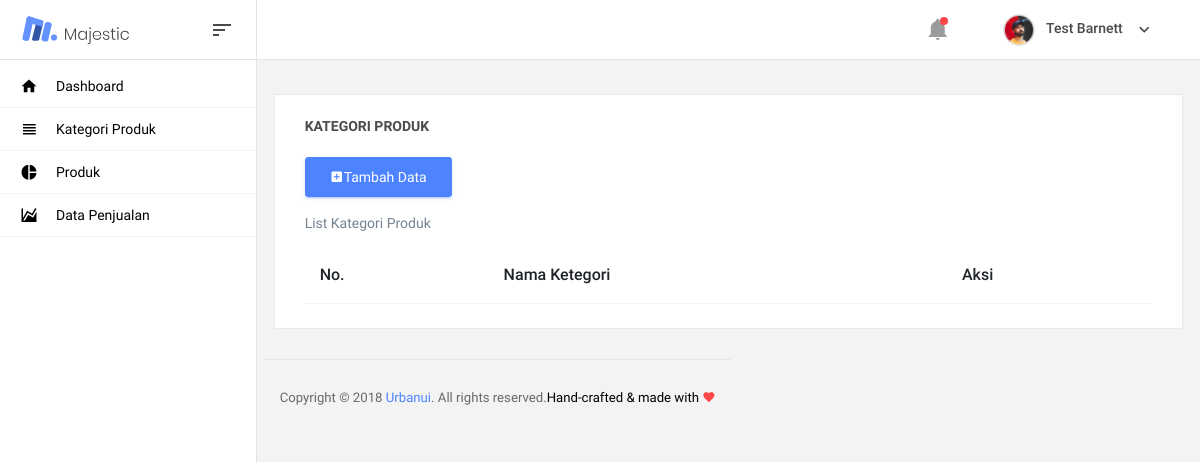
Before: /index.php/kategori with the older database file.
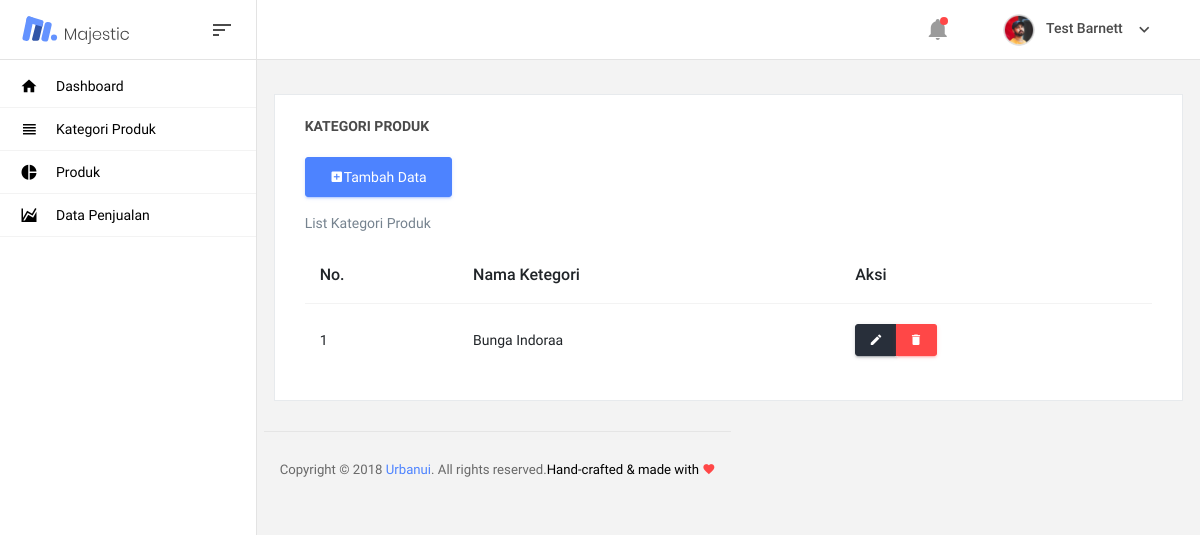
After: the same page with the newer database file.
### tables this page shows
CREATE TABLE `tb_kategori_produk` (
  `id_kategori` int(5) NOT NULL,
  `nama_kategori` varchar(100) NOT NULL
);

### application/controllers/Kategori.php (called while the page is built, shortened)
<?php
class Kategori extends CI_Controller
{
    public function __construct()
    {
        $this->load->helper('url', 'form');
        $this->load->model('mdl_kategori');
        $this->load->library('form_validation');
        $this->load->database();
    }
    public function index()
    {
        $paket['array'] = $this->mdl_kategori->ambildata();
        $this->load->view('kategori_produk', $paket);
    }
}

### index.php (called while the page is built, shortened)
<?php
require_once BASEPATH.'core/CodeIgniter.php';

### application/models/Mdl_kategori.php (called while the page is built, shortened)
<?php
class Mdl_kategori extends CI_Model
{
	public function ambildata()
	{
		$query = $this->db->query("SELECT * FROM tb_kategori_produk");
		return $query->result_array();
	}
}

### application/views/kategori_produk.php (the view)
<div class="container-scroller">
    <?php $this->load->view('header') ?>
    <div class="container-fluid page-body-wrapper">
        <?php $this->load->view('sidebar') ?>
        <div class="main-panel">
            <div class="content-wrapper">
                <div class="row">
                    <div class="col-lg-12 grid-margin stretch-card">
                        <div class="card">
                            <div class="card-body">
                                <h4 class="card-title">Kategori Produk</h4>
                                <a href="<?php echo base_url('Kategori/tambahdata') ?>" class="btn btn-primary mdi mdi-plus-box" style="margin-bottom: 16px;">Tambah Data</a>
                                <p class="card-description">
                                    List Kategori Produk
                                </p>
                                <div class="table-responsive">
                                    <table class="table">
                                        <thead>
                                            <tr>
                                                <th>No.</th>
                                                <th>Nama Ketegori</th>
                                                <th>Aksi</th>
                                            </tr>
                                        </thead>
                                        <tbody>
                                            <tr>
                                                <?php $no = 1;
                                                foreach ($array as $key) { ?>
                                                    <td><?php echo $no++ ?></td>
                                                    <td><?php echo $key['nama_kategori'] ?></td>
                                                    <td>
                                                        <div class="btn-group">
                                                            <a href="<?php echo base_url('Kategori/edit/') . $key['id_kategori'] ?>" class="btn btn-sm btn-dark mdi mdi-pencil"></a>
                                                            <a href="<?php echo base_url('Kategori/do_delete/') . $key['id_kategori'] ?>" class="btn btn-sm btn-danger mdi mdi-delete"></a>
                                                        </div>
                                                    </td>
                                            </tr>
                                        <?php } ?>
                                        </tbody>
                                    </table>
                                </div>
                            </div>
                        </div>
                    </div>
                    <footer class="footer">
                        <div class="d-sm-flex justify-content-center justify-content-sm-between">
                            <span class="text-muted text-center text-sm-left d-block d-sm-inline-block">Copyright © 2018
                                <a href="https://www.urbanui.com/" target="_blank">Urbanui</a>. All rights
                                reserved.</span>
                            <span class="float-none float-sm-right d-block mt-1 mt-sm-0 text-center">Hand-crafted & made
                                with <i class="mdi mdi-heart text-danger"></i></span>
                        </div>
                    </footer>
                </div>
            </div>
        </div>
        <?php $this->load->view('footer') ?>

### application/views/header.php (shortened to what this page needs)
<!DOCTYPE html>
<html lang="en">
<head>
    <link rel="stylesheet" href="<?php echo base_url('assets/vendors/mdi/css/materialdesignicons.min.css') ?>">
    <link rel="stylesheet" href="<?php echo base_url('assets/vendors/base/vendor.bundle.base.css') ?>">
    <link rel="stylesheet" href="<?php echo base_url('assets/vendors/datatables.net-bs4/dataTables.bootstrap4.css') ?>">
    <link rel="stylesheet" href="<?php echo base_url('assets/fonts/fontawesome.min.css') ?>">
    <link rel="stylesheet" href="<?php echo base_url('assets/css/style.css') ?>">
</head>
<body>
    <nav class="navbar col-lg-12 col-12 p-0 fixed-top d-flex flex-row">
        <div class="navbar-brand-wrapper d-flex justify-content-center">
            <div class="navbar-brand-inner-wrapper d-flex justify-content-between align-items-center w-100">
                <a class="navbar-brand brand-logo" href="index.html"><img src="<?php echo base_url('assets/images/logo.svg') ?>" alt="logo" /></a>
                <button class="navbar-toggler navbar-toggler align-self-center" type="button" data-toggle="minimize">
                </button>
            </div>
        </div>
        <div class="navbar-menu-wrapper d-flex align-items-center justify-content-end">
            <ul class="navbar-nav navbar-nav-right">
                <li class="nav-item dropdown mr-1">
                    <a class="nav-link count-indicator dropdown-toggle d-flex justify-content-center align-items-center" id="messageDropdown" href="#" data-toggle="dropdown">
                    </a>
                </li>
                <li class="nav-item dropdown mr-4">
                    <a class="nav-link count-indicator dropdown-toggle d-flex align-items-center justify-content-center notification-dropdown" id="notificationDropdown" href="#" data-toggle="dropdown">
                    </a>
                </li>
                <li class="nav-item nav-profile dropdown">
                    <a class="nav-link dropdown-toggle" href="#" data-toggle="dropdown" id="profileDropdown">
                        <span class="nav-profile-name">Tes Barnett</span>
                    </a>
                </li>
            </ul>
        </div>
    </nav>
    <nav class="navbar col-lg-12 col-12 p-0 fixed-top d-flex flex-row">
        <div class="navbar-brand-wrapper d-flex justify-content-center">
            <div class="navbar-brand-inner-wrapper d-flex justify-content-between align-items-center w-100">
                <a class="navbar-brand brand-logo" href="index.html"><img src="<?php echo base_url('assets/images/logo.svg') ?>" alt="logo" /></a>
                <button class="navbar-toggler navbar-toggler align-self-center" type="button" data-toggle="minimize">
                    <span class="mdi mdi-sort-variant"></span>
                </button>
            </div>
        </div>
        <div class="navbar-menu-wrapper d-flex align-items-center justify-content-end">
            <ul class="navbar-nav navbar-nav-right">
                <li class="nav-item dropdown mr-4">
                    <a class="nav-link count-indicator dropdown-toggle d-flex align-items-center justify-content-center notification-dropdown" id="notificationDropdown" href="#" data-toggle="dropdown">
                        <i class="mdi mdi-bell mx-0"></i>
                        <span class="count"></span>
                    </a>
                </li>
                <li class="nav-item nav-profile dropdown">
                    <a class="nav-link dropdown-toggle" href="#" data-toggle="dropdown" id="profileDropdown">
                        <img src="<?php echo base_url('assets/images/faces/face5.jpg') ?>" alt="profile" />
                        <span class="nav-profile-name">Test Barnett</span>
                    </a>
                </li>
            </ul>
        </div>
    </nav>

### application/views/sidebar.php
<nav class="sidebar sidebar-offcanvas" id="sidebar">
    <ul class="nav">
        <li class="nav-item">
            <a class="nav-link" href="<?php echo base_url('Welcome') ?>">
                <i class="mdi mdi-home menu-icon"></i>
                <span class="menu-title">Dashboard</span>
            </a>
        <li class="nav-item">
            <a class="nav-link" href="<?php echo base_url('Kategori') ?>">
                <i class="mdi mdi-view-headline menu-icon"></i>
                <span class="menu-title">Kategori Produk</span>
            </a>
        </li>
        <li class="nav-item">
            <a class="nav-link" href="<?php echo base_url('Produk') ?>">
                <i class="mdi mdi-chart-pie menu-icon"></i>
                <span class="menu-title">Produk</span>
            </a>
        </li>
        <li class="nav-item">
            <a class="nav-link" href="pages/icons/mdi.html">
                <i class=" mdi mdi-chart-areaspline menu-icon"></i>
                <span class="menu-title">Data Penjualan</span>
            </a>
        </li>
    </ul>
</nav>

### application/views/footer.php (shortened to what this page needs)
</body>
</html>

Changed rows visible on the page:
added tb_kategori_produk: nama_kategori "Bunga Indoraa"
